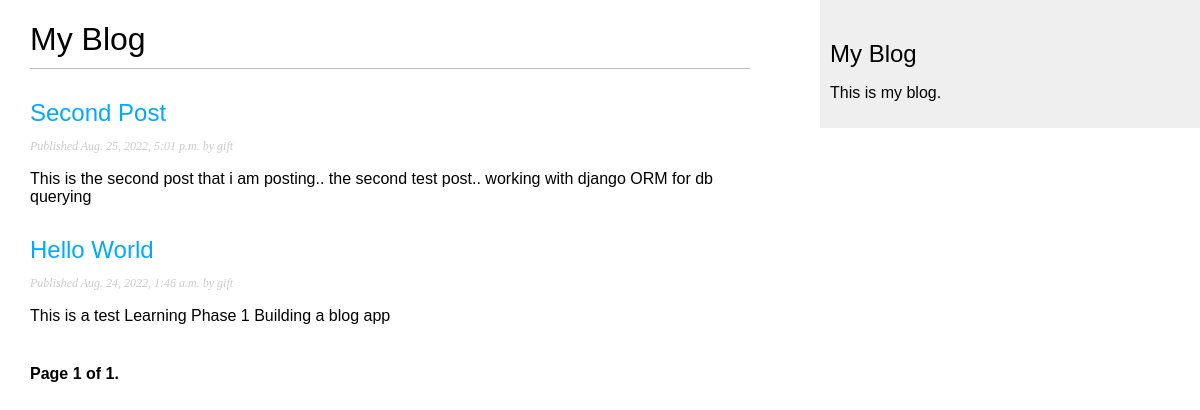
Page /blog_app_1/ on the earlier database version.
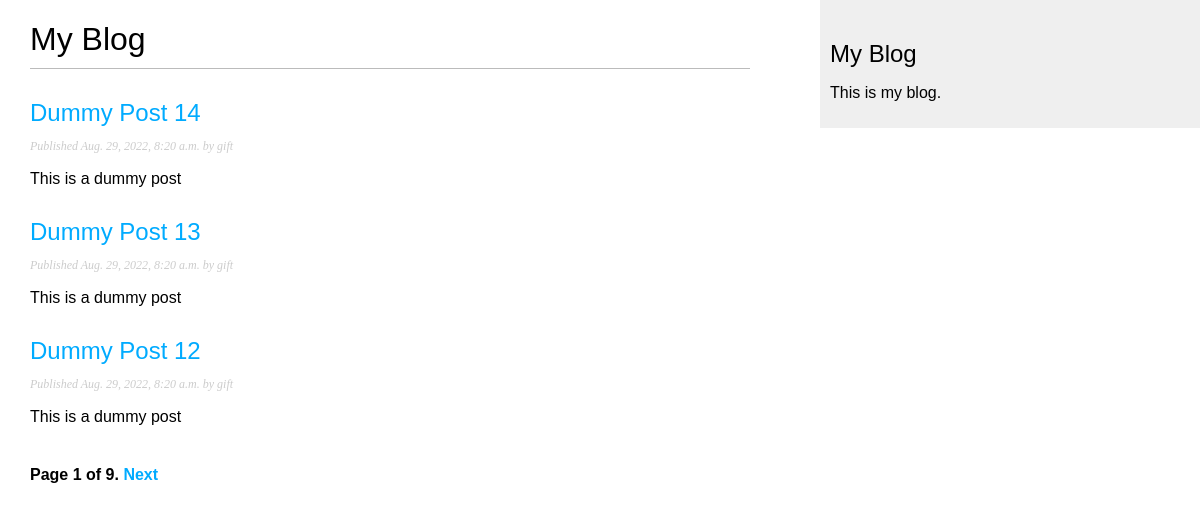
Same page on the later database version.
### blog_app_1/models.py (models this page shows, shortened)
class Post(models.Model):
    STATUS_CHOICES = (('draft', 'Draft'),
                      ('published', 'Published'),)
    title = models.CharField(max_length=250)
    slug = models.SlugField(max_length=250)
    author = models.ForeignKey(User, on_delete=models.CASCADE, related_name='blog_posts')
    body = models.TextField()
    publish = models.DateTimeField(default=timezone.now)
    created = models.DateTimeField(auto_now_add=True)
    updated = models.DateTimeField(auto_now=True)
    status = models.CharField(max_length=10, choices=STATUS_CHOICES, default='draft')
    objects = models.Manager() #default manager... does'nt need to be written just comes embedded in the model class
    published = PublishedManager() #custom manager
    def get_absolute_url(self):
        return reverse('blog:post_detail', args=[self.publish.year, self.publish.month, self.publish.day, self.slug])
    class Meta:
        ordering = ('-publish',)

### blog_app_1/views.py (the view)
# urls.py: path('', views.PostListView.as_view(), name='post_list'),
class PostListView(ListView):
    queryset =  Post.published.all()
    context_object_name = 'posts'
    paginate_by = 3
    template_name = 'blog/post/list.html'

### blog_app_1/templates/blog/post/list.html (shortened to what this page needs)
{% extends "blog/base.html" %}
{% block content %}
    <h1>My Blog</h1>
    {% for post in posts %}
        <h2>
            <a href="{{ post.get_absolute_url }}">
                {{ post.title }}
            </a>
        </h2>
        <p class="date">
            Published {{ post.publish }} by {{ post.author }}
        </p>
        {{ post.body|truncatewords:30|linebreaks }}
    {% endfor %}
    {% include "pagination.html" with page=page_obj %}
{% endblock %}

### blog_app_1/templates/blog/base.html (shortened to what this page needs)
{% load static %}
<!DOCTYPE html>
<html lang="en">
<head>
    <link rel="stylesheet" href="{% static "css/blog.css" %}">
</head>
<body>
    <div id="content">
        {% block content %}
        {% endblock %}
    </div>
    <div id="sidebar">
        <h2>My Blog</h2>
        <p>This is my blog.</p>
    </div>
</body>
</html>

### blog_app_1/templates/pagination.html (shortened to what this page needs)
<div class="pagination">
    <span class="step-links">
        <span class="current">
            Page {{ page.number }} of {{ page.paginator.num_pages }}.
        </span>
        {% if page.has_next %}
            <a href="?page={{ page.next_page_number }}">Next</a>
        {% endif %}
    </span>
</div>

### blog_app_1/static/css/blog.css (style rules this page uses)
body { margin:0; padding:0; font-family:helvetica, sans-serif; }
a { color:#00abff; text-decoration:none; }
h1 { font-weight:normal; border-bottom:1px solid #bbb; padding:0 0 10px 0; }
h2 { font-weight:normal; margin:30px 0 0; }
#content { float:left; width:60%; padding:0 0 0 30px; }
#sidebar { float:right; width:30%; padding:10px; background:#efefef; height:100%; }
p.date { color:#ccc; font-family: georgia, serif; font-size: 12px; font-style: italic; }
.pagination { margin:40px 0; font-weight:bold; }

Differences in the rows shown:
no longer on this page (row unchanged): Post: title "Second Post", publish "Aug. 25, 2022, 5:01 p.m.", author "gift", body "This is the second post that i am posting.. the second test post.. working with django ORM for db querying"
no longer on this page (row unchanged): Post: title "Hello World", publish "Aug. 24, 2022, 1:46 a.m.", author "gift", body "This is a test Learning Phase 1 Building a blog app"
added Post: title "Dummy Post 14", publish "Aug. 29, 2022, 8:20 a.m.", author "gift", body "This is a dummy post"
added Post: title "Dummy Post 13", publish "Aug. 29, 2022, 8:20 a.m.", author "gift", body "This is a dummy post"
added Post: title "Dummy Post 12", publish "Aug. 29, 2022, 8:20 a.m.", author "gift", body "This is a dummy post"
Other differences:
{{ page.paginator.num_pages }}: "1" → "9"
text now shown: "Next"
